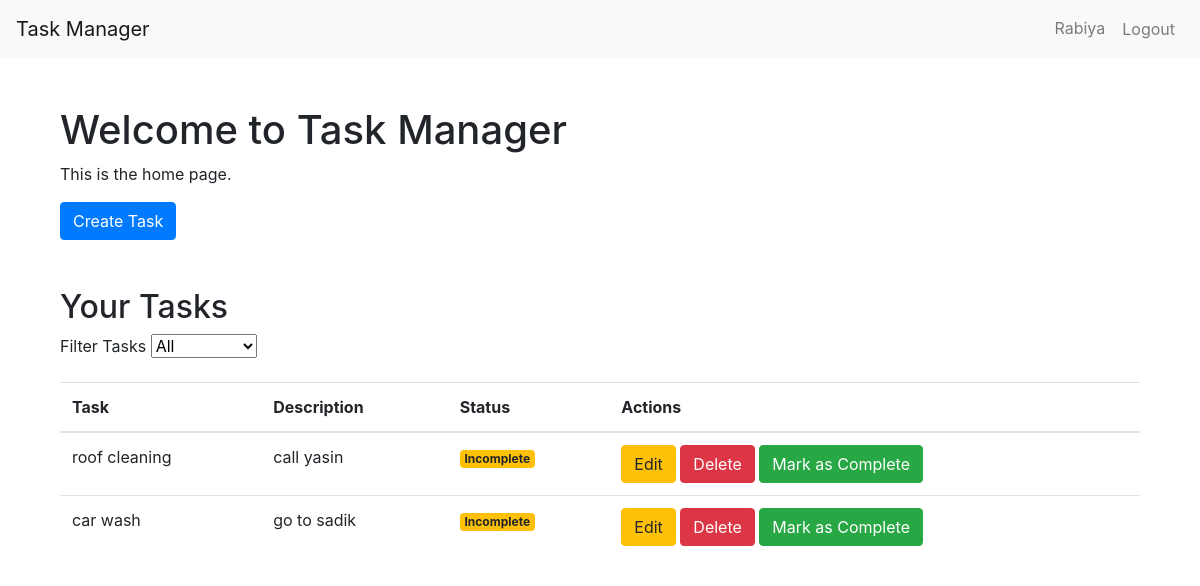
Page /tasks/ (signed in) on the earlier database version.
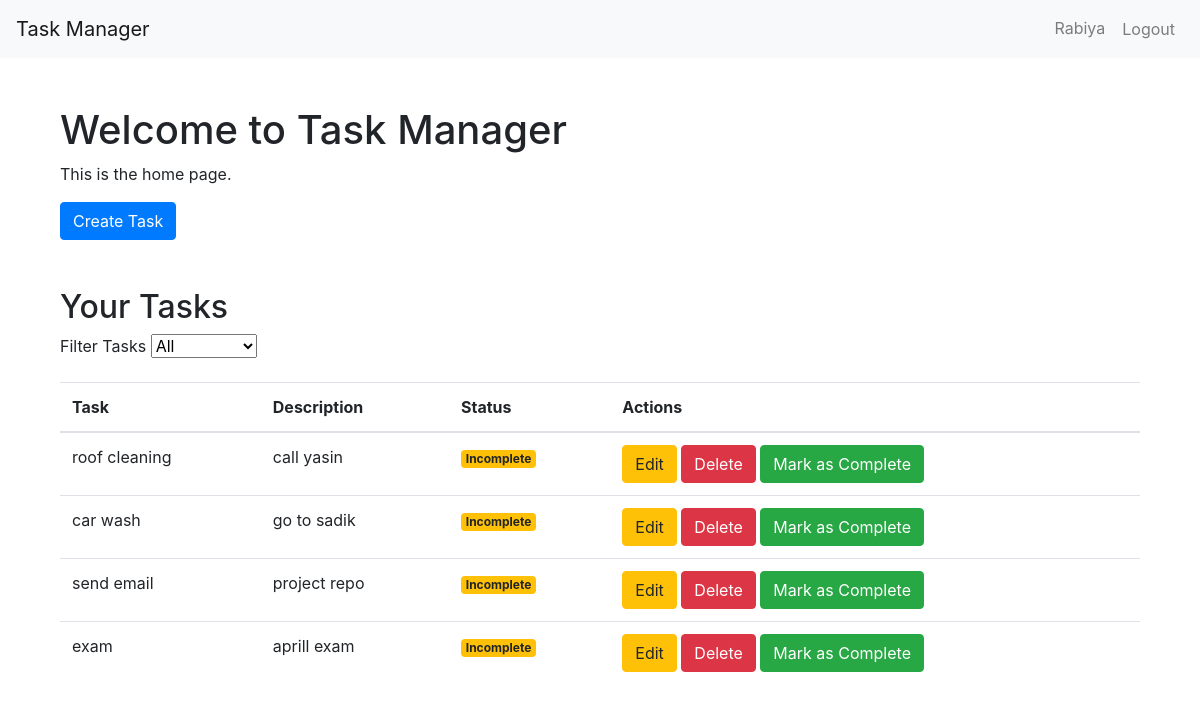
Same page on the later database version.
### tasks/models.py (models this page shows, shortened)
class Task(models.Model):
    title = models.CharField(max_length=200)
    description = models.TextField(blank=True, null=True)
    completed = models.BooleanField(default=False)
    user = models.ForeignKey(User, on_delete=models.CASCADE)

### tasks/views.py (the view)
# urls.py: path('', views.home, name='home'),
@login_required
def home(request):
    tasks = Task.objects.filter(user=request.user)
    return render(request, 'tasks/home.html', {'tasks': tasks})

### tasks/templates/tasks/home.html (shortened to what this page needs)
{% extends "base.html" %}
{% block content %}
<div class="container mt-5">
    <h1>Welcome to Task Manager</h1>
    <p>This is the home page.</p>
    <a href="{% url 'task_create' %}" class="btn btn-primary">Create Task</a>
    <h2 class="mt-5">Your Tasks</h2>
    <div class="mb-3">
        <label for="filter" class="form-label">Filter Tasks</label>
        <select id="filter" class="form-select" onchange="window.location.href='?status=' + this.value;">
            <option value="">All</option>
        </select>
    </div>
    <table class="table">
        <thead>
            <tr>
                <th>Task</th>
                <th>Description</th>
                <th>Status</th>
                <th>Actions</th>
            </tr>
        </thead>
        <tbody>
            {% for task in tasks %}
            <tr>
                <td>{{ task.title }}</td>
                <td>{{ task.description }}</td>
                <td>
                    {% if task.is_complete %}
                        <span class="badge bg-success">Complete</span>
                    {% else %}
                        <span class="badge bg-warning">Incomplete</span>
                    {% endif %}
                </td>
                <td>
                    <a href="{% url 'task_update' task.id %}" class="btn btn-warning">Edit</a>
                    <a href="{% url 'task_delete' task.id %}" class="btn btn-danger">Delete</a>
                    {% if task.is_complete %}
                        <a href="{% url 'task_incomplete' task.id %}" class="btn btn-secondary">Mark as Incomplete</a>
                    {% else %}
                        <a href="{% url 'task_complete' task.id %}" class="btn btn-success">Mark as Complete</a>
                    {% endif %}
                </td>
            </tr>
            {% endfor %}
        </tbody>
    </table>
</div>
{% endblock %}

Differences in the rows shown:
added Task: title "send email", description "project repo"
added Task: title "exam", description "aprill exam"
